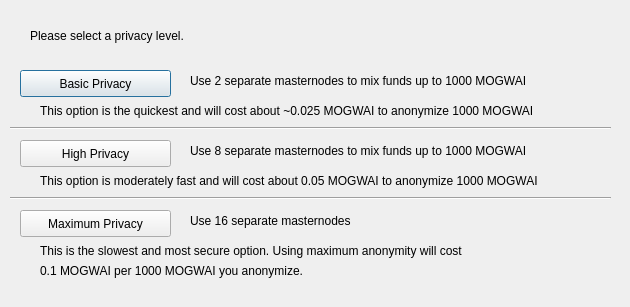
<?xml version="1.0" encoding="UTF-8"?>
<ui version="4.0">
 <class>DarksendConfig</class>
 <widget class="QDialog" name="DarksendConfig">
  <property name="geometry">
   <rect>
    <x>0</x>
    <y>0</y>
    <width>630</width>
    <height>307</height>
   </rect>
  </property>
  <property name="windowTitle">
   <string>Configure PrivateSend</string>
  </property>
  <widget class="QPushButton" name="buttonBasic">
   <property name="geometry">
    <rect>
     <x>20</x>
     <y>70</y>
     <width>151</width>
     <height>27</height>
    </rect>
   </property>
   <property name="text">
    <string>Basic Privacy</string>
   </property>
  </widget>
  <widget class="QPushButton" name="buttonHigh">
   <property name="geometry">
    <rect>
     <x>20</x>
     <y>140</y>
     <width>151</width>
     <height>27</height>
    </rect>
   </property>
   <property name="text">
    <string>High Privacy</string>
   </property>
  </widget>
  <widget class="QPushButton" name="buttonMax">
   <property name="geometry">
    <rect>
     <x>20</x>
     <y>210</y>
     <width>151</width>
     <height>27</height>
    </rect>
   </property>
   <property name="text">
    <string>Maximum Privacy</string>
   </property>
  </widget>
  <widget class="QLabel" name="label">
   <property name="geometry">
    <rect>
     <x>30</x>
     <y>20</y>
     <width>571</width>
     <height>31</height>
    </rect>
   </property>
   <property name="text">
    <string>Please select a privacy level.</string>
   </property>
  </widget>
  <widget class="QLabel" name="label_2">
   <property name="geometry">
    <rect>
     <x>190</x>
     <y>70</y>
     <width>421</width>
     <height>21</height>
    </rect>
   </property>
   <property name="text">
    <string>Use 2 separate masternodes to mix funds up to 1000 MOGWAI</string>
   </property>
  </widget>
  <widget class="QLabel" name="label_3">
   <property name="geometry">
    <rect>
     <x>190</x>
     <y>140</y>
     <width>411</width>
     <height>21</height>
    </rect>
   </property>
   <property name="text">
    <string>Use 8 separate masternodes to mix funds up to 1000 MOGWAI</string>
   </property>
  </widget>
  <widget class="QLabel" name="label_4">
   <property name="geometry">
    <rect>
     <x>190</x>
     <y>210</y>
     <width>421</width>
     <height>21</height>
    </rect>
   </property>
   <property name="text">
    <string>Use 16 separate masternodes</string>
   </property>
  </widget>
  <widget class="QLabel" name="label_6">
   <property name="geometry">
    <rect>
     <x>40</x>
     <y>100</y>
     <width>561</width>
     <height>21</height>
    </rect>
   </property>
   <property name="text">
    <string>This option is the quickest and will cost about ~0.025 MOGWAI to anonymize 1000 MOGWAI</string>
   </property>
  </widget>
  <widget class="QLabel" name="label_7">
   <property name="geometry">
    <rect>
     <x>40</x>
     <y>170</y>
     <width>561</width>
     <height>21</height>
    </rect>
   </property>
   <property name="text">
    <string>This option is moderately fast and will cost about 0.05 MOGWAI to anonymize 1000 MOGWAI</string>
   </property>
  </widget>
  <widget class="QLabel" name="label_8">
   <property name="geometry">
    <rect>
     <x>40</x>
     <y>240</y>
     <width>561</width>
     <height>21</height>
    </rect>
   </property>
   <property name="text">
    <string>This is the slowest and most secure option. Using maximum anonymity will cost</string>
   </property>
  </widget>
  <widget class="QLabel" name="label_9">
   <property name="geometry">
    <rect>
     <x>40</x>
     <y>260</y>
     <width>561</width>
     <height>21</height>
    </rect>
   </property>
   <property name="text">
    <string>0.1 MOGWAI per 1000 MOGWAI you anonymize.</string>
   </property>
  </widget>
  <widget class="Line" name="line">
   <property name="geometry">
    <rect>
     <x>10</x>
     <y>120</y>
     <width>601</width>
     <height>16</height>
    </rect>
   </property>
   <property name="orientation">
    <enum>Qt::Horizontal</enum>
   </property>
  </widget>
  <widget class="Line" name="line_2">
   <property name="geometry">
    <rect>
     <x>10</x>
     <y>190</y>
     <width>601</width>
     <height>16</height>
    </rect>
   </property>
   <property name="orientation">
    <enum>Qt::Horizontal</enum>
   </property>
  </widget>
 </widget>
 <resources/>
 <connections/>
</ui>
